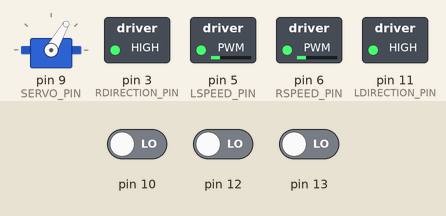
This sketch was run on a simulated Arduino Uno, built with avr-gcc and run on an emulated ATmega328P. Parts: servo, switched loads named in the sketch (green lamp = pin HIGH). Inputs (shaded band) come from the test bench; at power-on: pin 10 LOW, pin 12 LOW, pin 13 LOW.

Above: at 1.2 s.
1.3 s: pin 10 driven HIGH
At 2.5 s:
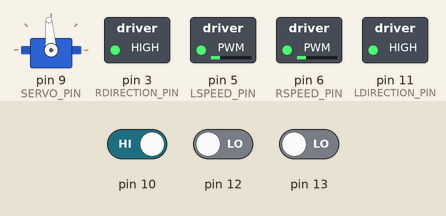
2.8 s: pin 12 driven HIGH
At 3.8 s:
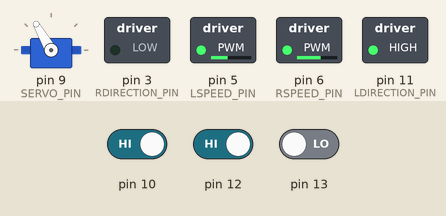
4.3 s: pin 12 driven LOW
At 4.9 s:
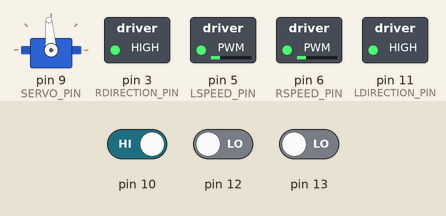
5.8 s: pin 10 driven LOW
At 6.1 s:
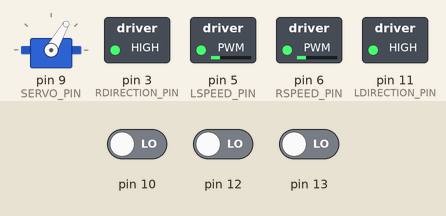
7.3 s: pin 12 driven HIGH and pin 13 driven HIGH
At 8.4 s:
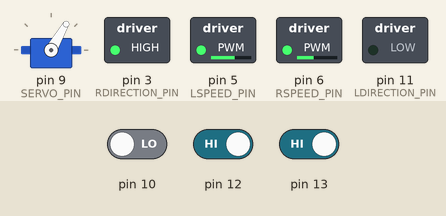
8.8 s: pin 12 driven LOW and pin 13 driven LOW
At 9.6 s:
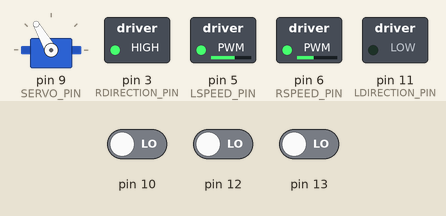
Timing chart, 0 to 11.3 s (numbered marks = the images above; inputs shaded):
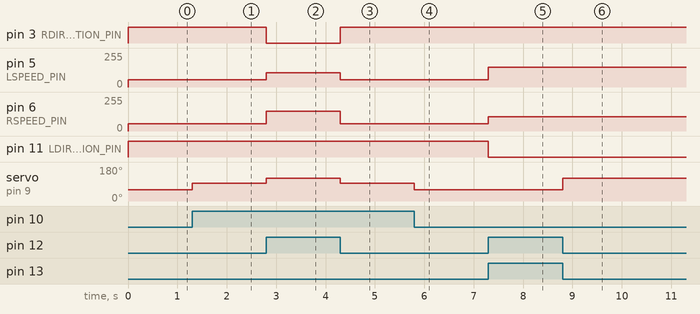

Measured:
- after the input at 1.3 s, servo on pin 9 (SERVO_PIN): 60° → 94° at once
- after the input at 2.8 s, pin 3 (RDIRECTION_PIN): HIGH → LOW at once; pin 5 (LSPEED_PIN): 56/255 → 106/255 at once; pin 6 (RSPEED_PIN): 56/255 → 150/255 at once; servo on pin 9 (SERVO_PIN): 94° → 120° at once
- after the input at 4.3 s, pin 3 (RDIRECTION_PIN): LOW → HIGH at once; pin 5 (LSPEED_PIN): 106/255 → 56/255 at once; pin 6 (RSPEED_PIN): 150/255 → 56/255 at once; servo on pin 9 (SERVO_PIN): 120° → 94° at once
- after the input at 5.8 s, servo on pin 9 (SERVO_PIN): 94° → 60° at once
- after the input at 7.3 s, pin 5 (LSPEED_PIN): 56/255 → 150/255 at once; pin 6 (RSPEED_PIN): 56/255 → 106/255 at once; pin 11 (LDIRECTION_PIN): HIGH → LOW at once
- after the input at 8.8 s, servo on pin 9 (SERVO_PIN): 60° → 120° at once

The sketch:

sketch_linetracking.ino
```cpp
#include <Servo.h>
#include "define.h"

#define BLACK LOW
#define WHITE HIGH

/* 用全局变量保存小车的状态 */
Servo myservo;

int left_direction, right_direction;
int servo_degree;

void setSpeed(int right, int left) {
    // 左轮
    if(left<=0) {
        digitalWrite(LDIRECTION_PIN, LOW);
        analogWrite(LSPEED_PIN, -left);
    }
    else {
        digitalWrite(LDIRECTION_PIN, HIGH);
        analogWrite(LSPEED_PIN, -left);
    }

    // 右轮
    if(right<=0) {
        digitalWrite(RDIRECTION_PIN, LOW);
        analogWrite(RSPEED_PIN, -right);
    }
    else {
        digitalWrite(RDIRECTION_PIN, HIGH);
        analogWrite(RSPEED_PIN, -right);
    }
}


/* 同时改变两个车轮的方向：LOW-前进，HIGH-后退 */
void setDirection(int direction) {
    digitalWrite(LDIRECTION_PIN, direction);
    digitalWrite(RDIRECTION_PIN, direction);

    // 更新状态
    left_direction = direction;
    right_direction = direction;
}


/* 改变舵机角度 */
void setServo(int degree) {
    myservo.write(degree);
}


int privious = 0;  // 记录原来的运动方向：左、中、右分别表示为-1、0、1
int speed_norm = 200;
int speed_fast = 150, speed_slow = -150;
int servo_left = 120, servo_right = 60;

void setup() {
    // 初始化三个巡线传感器
    pinMode(10, INPUT);
    pinMode(12, INPUT);
    pinMode(13, INPUT);

    // 初始化电机
    pinMode(LDIRECTION_PIN, OUTPUT);
    pinMode(RDIRECTION_PIN, OUTPUT);
    pinMode(LSPEED_PIN, OUTPUT);
    pinMode(RSPEED_PIN, OUTPUT);

    // 初始化舵机
    myservo.attach(SERVO_PIN);
    setServo(94);
    myservo.write(94);

    // 设定初始运动模式
    setDirection(HIGH);  // 倒车
    setSpeed(speed_norm, speed_norm);     // 初始速度
}


void loop() {
    int L = digitalRead(13);
    int M = digitalRead(12);
    int R = digitalRead(10);

    if(L==WHITE && M==BLACK && R==WHITE) {  // 直走
        setServo(94);
        setSpeed(speed_norm, speed_norm);
    }
    else if(L==WHITE && M==WHITE && R==BLACK) {  // 右转
        privious = 1;
        setServo(servo_right);
        setSpeed(speed_fast, speed_slow);
    }
    else if(L==BLACK && M==WHITE && R==WHITE) {  // 左转
        privious = -1;
        setServo(servo_left);
        setSpeed(speed_slow, speed_fast);
    }
    else if(L==WHITE && M==WHITE && R==WHITE) {  // 偏离轨道后修正
        if(privious<=0) {
            setServo(servo_left);
            setSpeed(speed_slow, speed_fast);
        }
        else {
            setServo(servo_right);
            setSpeed(speed_fast, speed_slow);
        }
    }
    else if(L==BLACK && M==BLACK && R==BLACK) {  // 反向
        if(privious>0) {
            setServo(servo_left);  // 向左回轨道
        }
        else {
            setServo(servo_right);  // 向右回轨道
        }
    }
    else{
        setServo(94);
        setSpeed(speed_norm, speed_norm);
    }
}
```

define.h
```cpp
#ifndef _DEFINE_H_
#define _DEFINE_H_

// Encoder
#define ENCODER_L 8
#define DIRECTION_L 4
#define ENCODER_R 7
#define DIRECTION_R 2


// SERVO
#define SERVO_PIN 9

// Motor
#define LDIRECTION_PIN 11
#define RDIRECTION_PIN 3
#define LSPEED_PIN 5
#define RSPEED_PIN 6

#endif
```
